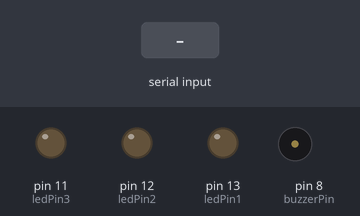
This sketch was run on a simulated Arduino Uno, built with avr-gcc and run on an emulated ATmega328P. Parts: output pins drawn as LEDs (lit = HIGH), buzzer (waves = sounding, pin HIGH). The test bench sets the inputs (shaded band).

Above: at 1.2 s.
1.3 s: "A" received over Serial
At 2.5 s:
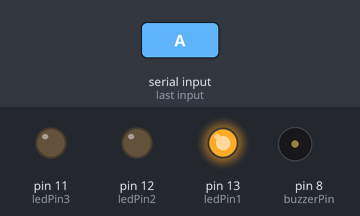
2.9 s: "a" received over Serial
At 3.7 s:
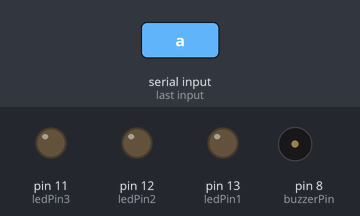
4.5 s: "B" received over Serial
At 4.9 s:
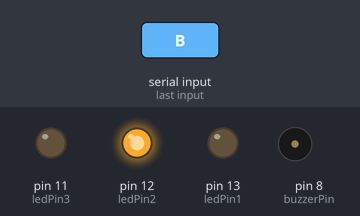
6.1 s: "b" received over Serial
At 7.4 s:
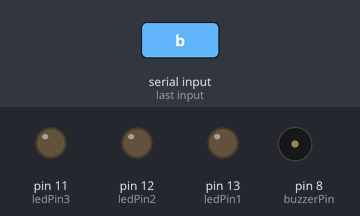
7.7 s: "C" received over Serial
At 8.6 s:
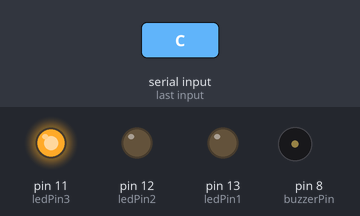
9.3 s: "c" received over Serial
At 9.8 s:
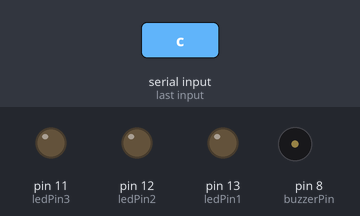
Timing chart, 0 to 11.9 s (numbered marks = the images above; inputs shaded):
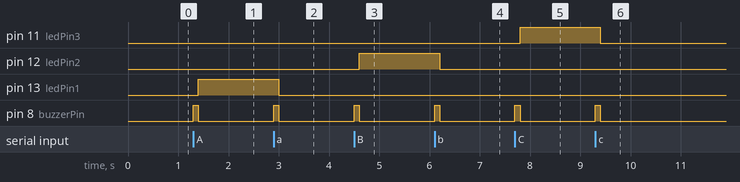

Measured:
- after the input at 1.3 s, pin 13 (ledPin1): LOW → HIGH after 0.10 s; pin 8 (buzzerPin): LOW → HIGH at once, → LOW 0.10 s later
- after the input at 2.9 s, pin 13 (ledPin1): HIGH → LOW after 0.10 s; pin 8 (buzzerPin): LOW → HIGH at once, → LOW 0.10 s later
- after the input at 4.5 s, pin 12 (ledPin2): LOW → HIGH after 0.10 s; pin 8 (buzzerPin): LOW → HIGH at once, → LOW 0.10 s later
- after the input at 6.1 s, pin 12 (ledPin2): HIGH → LOW after 0.10 s; pin 8 (buzzerPin): LOW → HIGH at once, → LOW 0.10 s later
- after the input at 7.7 s, pin 11 (ledPin3): LOW → HIGH after 0.10 s; pin 8 (buzzerPin): LOW → HIGH at once, → LOW 0.10 s later
- after the input at 9.3 s, pin 11 (ledPin3): HIGH → LOW after 0.10 s; pin 8 (buzzerPin): LOW → HIGH at once, → LOW 0.10 s later

The sketch:

Arduino-Code.ino
```cpp
// --- PIN DEFINITIONS ---
const int ledPin1 = 13; // First LED
const int ledPin2 = 12; // Second LED
const int ledPin3 = 11; // Third LED
const int buzzerPin = 8;  // Your active buzzer

// --- STATE TRACKING for EACH LED ---
int led1State = LOW;
int led2State = LOW;
int led3State = LOW; // State for the new LED

void setup() {
  // Set up all our pins as outputs
  pinMode(ledPin1, OUTPUT);
  pinMode(ledPin2, OUTPUT);
  pinMode(ledPin3, OUTPUT); // Set up the new pin
  pinMode(buzzerPin, OUTPUT);

  // Start serial communication
  Serial.begin(9600);
}

// The beep function remains the same
void beep() {
  digitalWrite(buzzerPin, HIGH);
  delay(100);
  digitalWrite(buzzerPin, LOW);
}

void loop() {
  if (Serial.available() > 0) {
    char command = Serial.read();

    // We use a switch statement to handle the different commands
    switch (command) {
      case 'A': // Turn LED 1 ON
        if (led1State == LOW) {
          beep();
          digitalWrite(ledPin1, HIGH);
          led1State = HIGH;
        }
        break;

      case 'a': // Turn LED 1 OFF
        if (led1State == HIGH) {
          beep();
          digitalWrite(ledPin1, LOW);
          led1State = LOW;
        }
        break;

      case 'B': // Turn LED 2 ON
        if (led2State == LOW) {
          beep();
          digitalWrite(ledPin2, HIGH);
          led2State = HIGH;
        }
        break;

      case 'b': // Turn LED 2 OFF
        if (led2State == HIGH) {
          beep();
          digitalWrite(ledPin2, LOW);
          led2State = LOW;
        }
        break;

      // --- NEW LOGIC FOR LED 3 ---
      case 'C': // Turn LED 3 ON
        if (led3State == LOW) {
          beep();
          digitalWrite(ledPin3, HIGH);
          led3State = HIGH;
        }
        break;

      case 'c': // Turn LED 3 OFF
        if (led3State == HIGH) {
          beep();
          digitalWrite(ledPin3, LOW);
          led3State = LOW;
        }
        break;
    }
  }
}
```
